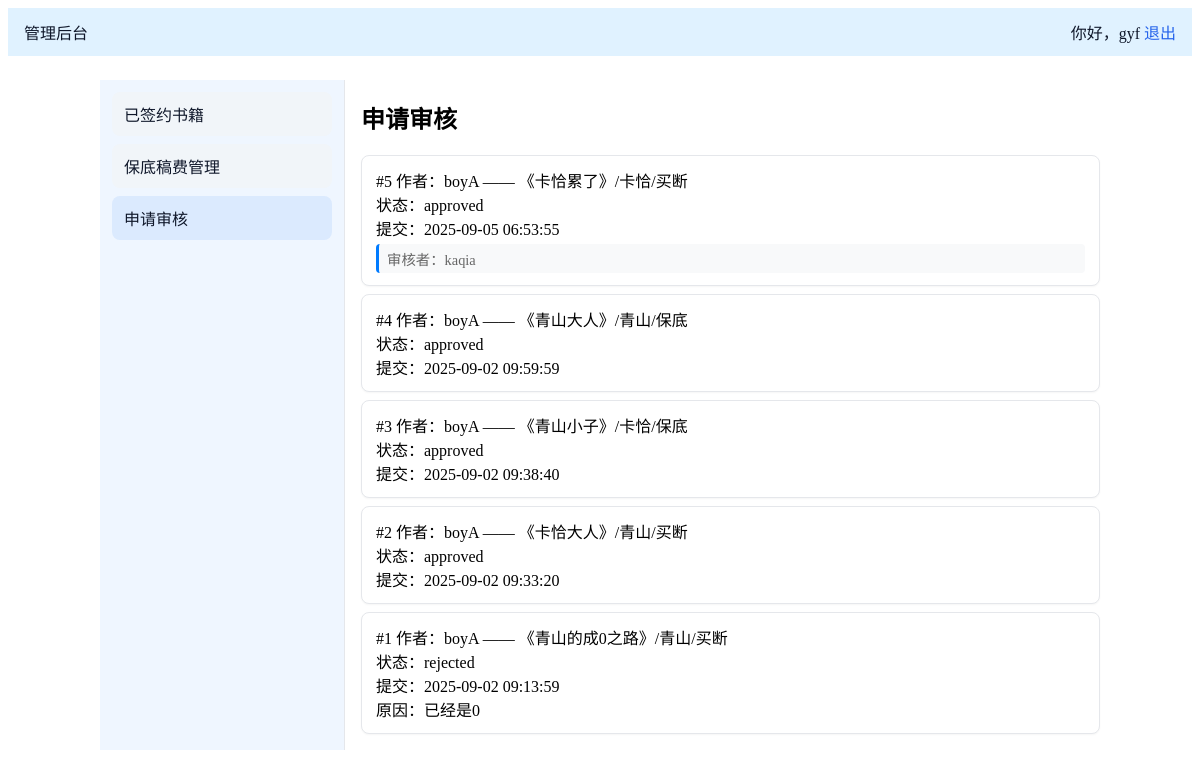
The page /admin/apps (signed in) on the database its author committed.
### tables this page shows
CREATE TABLE applications (
				id INTEGER PRIMARY KEY AUTOINCREMENT,
				author_id INTEGER NOT NULL,
				title TEXT NOT NULL,
				pen_name TEXT NOT NULL,
				contract_type TEXT NOT NULL CHECK(contract_type IN ('保底','买断')),
				status TEXT NOT NULL DEFAULT 'pending' CHECK(status IN ('pending','approved','rejected')),
				reject_reason TEXT,
				created_at TEXT NOT NULL DEFAULT (datetime('now')),
				processed_at TEXT, reviewer_id INTEGER REFERENCES users(id),
				FOREIGN KEY(author_id) REFERENCES users(id)
			);

CREATE TABLE users (
				id INTEGER PRIMARY KEY AUTOINCREMENT,
				username TEXT UNIQUE NOT NULL,
				password_hash TEXT NOT NULL,
				role TEXT NOT NULL CHECK(role IN ('admin','author'))
			);

### app.py (the view, shortened to what this page needs)
@app.route("/admin/apps", methods=["GET", "POST"])
@login_required(role="admin")
def admin_apps():
	with get_db() as conn:
		if POSTGRES_AVAILABLE and IS_VERCEL:
			with conn.cursor() as cur:
				cur.execute("""
					SELECT a.id, u.username, a.title, a.pen_name, a.contract_type, a.status, a.reject_reason, a.created_at,
						   r.username as reviewer_name
					FROM applications a
					JOIN users u ON a.author_id=u.id
					LEFT JOIN users r ON a.reviewer_id=r.id
					ORDER BY a.id DESC
				""")
				apps = cur.fetchall()
		else:
			apps = conn.execute("""
				SELECT a.id, u.username, a.title, a.pen_name, a.contract_type, a.status, a.reject_reason, a.created_at,
					   r.username as reviewer_name
				FROM applications a
				JOIN users u ON a.author_id=u.id
				LEFT JOIN users r ON a.reviewer_id=r.id
				ORDER BY a.id DESC
			""").fetchall()
	return render_template("admin_apps.html", apps=apps)

### app.py (called while the page is built, shortened)
@app.before_request
def ensure_db_once():
	global _initialized

def login_required(role=None):
	def decorator(view_func):
		@wraps(view_func)
		def wrapped(*args, **kwargs):
			user_id = session.get("user_id")
			user_role = session.get("role")
			if not user_id:
				return redirect(url_for("login"))
			if role and user_role != role:
				flash("无权限访问该页面", "error")
				return redirect(url_for("index"))
			return view_func(*args, **kwargs)
		return wrapped
	return decorator

### templates/admin_apps.html (shortened to what this page needs)
{% extends 'base.html' %}
{% block content %}
<div class="layout">
	<aside class="sidenav blue">
		<a href="{{ url_for('admin_books') }}">已签约书籍</a>
		<a href="{{ url_for('admin_royalties') }}">保底稿费管理</a>
		<a href="{{ url_for('admin_apps') }}" class="active">申请审核</a>
	</aside>
	<section class="main">
		<h1>申请审核</h1>
		<ul>
			{% for a in apps %}
				<li class="card">
					<div>#{{ a[0] }} 作者：{{ a[1] }} —— 《{{ a[2] }}》/{{ a[3] }}/{{ a[4] }}</div>
					<div>状态：{{ a[5] }}</div>
					<div>提交：{{ a[7] }}</div>
					{% if a[8] %}
					<div class="reviewer-info">审核者：{{ a[8] }}</div>
					{% endif %}
					{% if a[5]=='pending' %}
						<form method="post" class="inline">
							<input type="hidden" name="action" value="approve_app">
							<input type="hidden" name="app_id" value="{{ a[0] }}">
							{% if a[4]=='买断' %}
								<input name="buyout_amount" type="number" step="0.01" placeholder="买断稿费" required>
							{% endif %}
							<button type="submit">同意签约</button>
						</form>
						<form method="post" class="inline">
							<input type="hidden" name="action" value="reject_app">
							<input type="hidden" name="app_id" value="{{ a[0] }}">
							<input name="reason" placeholder="拒绝原因" required>
							<button type="submit">拒绝</button>
						</form>
					{% elif a[5]=='rejected' and a[6] %}
						<div>原因：{{ a[6] }}</div>
					{% endif %}
				</li>
			{% else %}
				<li>暂无申请</li>
			{% endfor %}
		</ul>
	</section>
</div>
{% endblock %}

### static/style.css (style rules this page uses)
a { color:#2563eb;text-decoration:none }
.card { background:#fff;border:1px solid #e5e7eb;border-radius:8px;padding:12px 14px;box-shadow:0 1px 2px rgba(0,0,0,.04);transition:box-shadow .2s, transform .2s }
.layout { display:flex;gap:16px }
.sidenav { width:220px;min-height:60vh;border-right:1px solid #e5e7eb;padding:12px }
.sidenav a { display:block;padding:10px 12px;border-radius:8px;color:#0f172a;background:#f1f5f9;margin-bottom:8px;transition:box-shadow .2s, transform .2s }
.sidenav a.active { background:#dbeafe }
.sidenav.blue { background:#eff6ff }
.main { flex:1 }
ul { list-style: none;padding:0 }
li { margin:8px 0 }

### templates/admin_apps.html (style rules this page uses)
.reviewer-info { color: #666; font-size: 0.9em; margin-top: 4px; padding: 4px 8px; background: #f8f9fa; border-radius: 4px; border-left: 3px solid #007bff; }

### rows shown on the page
applications: id "5", username "boyA", title "卡恰累了", pen_name "卡恰", contract_type "买断", status "approved", created_at "2025-09-05 06:53:55", username "kaqia"
applications: id "4", username "boyA", title "青山大人", pen_name "青山", contract_type "保底", status "approved", created_at "2025-09-02 09:59:59"
applications: id "3", username "boyA", title "青山小子", pen_name "卡恰", contract_type "保底", status "approved", created_at "2025-09-02 09:38:40"
applications: id "2", username "boyA", title "卡恰大人", pen_name "青山", contract_type "买断", status "approved", created_at "2025-09-02 09:33:20"
applications: id "1", username "boyA", title "青山的成0之路", pen_name "青山", contract_type "买断", status "rejected", created_at "2025-09-02 09:13:59", reject_reason "已经是0"

### other values the page prints
{{ session.get('username') }} "gyf"
